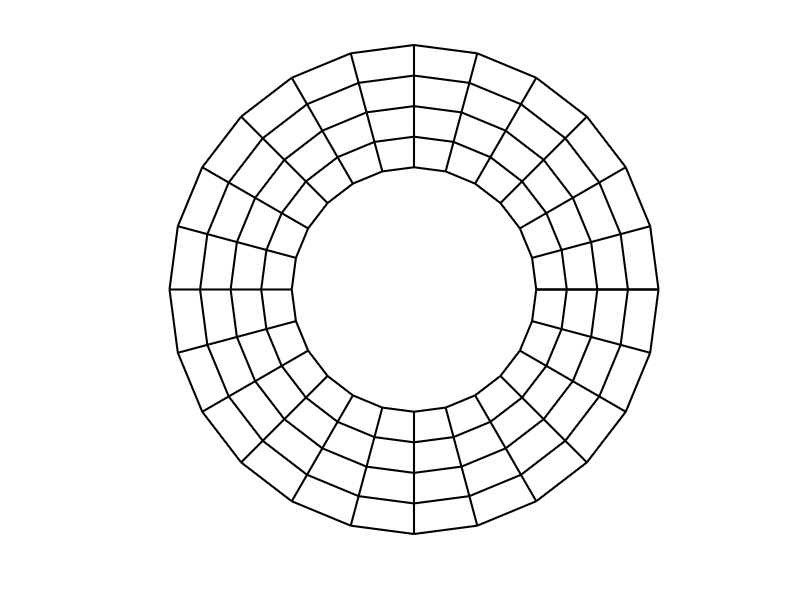

MATLAB code for this plot:
clc; clear all ;
M = 5 ;
N = 25 ;
R1 = 0.5 ; % inner radius 
R2 = 1 ;  % outer radius
nR = linspace(R1,R2,M) ;
nT = linspace(0,2*pi,N) ;
%nT = pi/180*(0:NT:theta) ;
[R, T] = meshgrid(nR,nT) ;
% Convert grid to cartesian coordintes
X = R.*cos(T); 
Y = R.*sin(T);
[m,n]=size(X);
% Plot grid
figure
set(gcf,'color','w') ;
axis equal
axis off
box on
hold on
% Plot internal grid lines
for i=1:m
    plot(X(i,:),Y(i,:),'k','linewidth',1.5); 
end
for j=1:n
    plot(X(:,j),Y(:,j),'k','linewidth',1.5); 
end